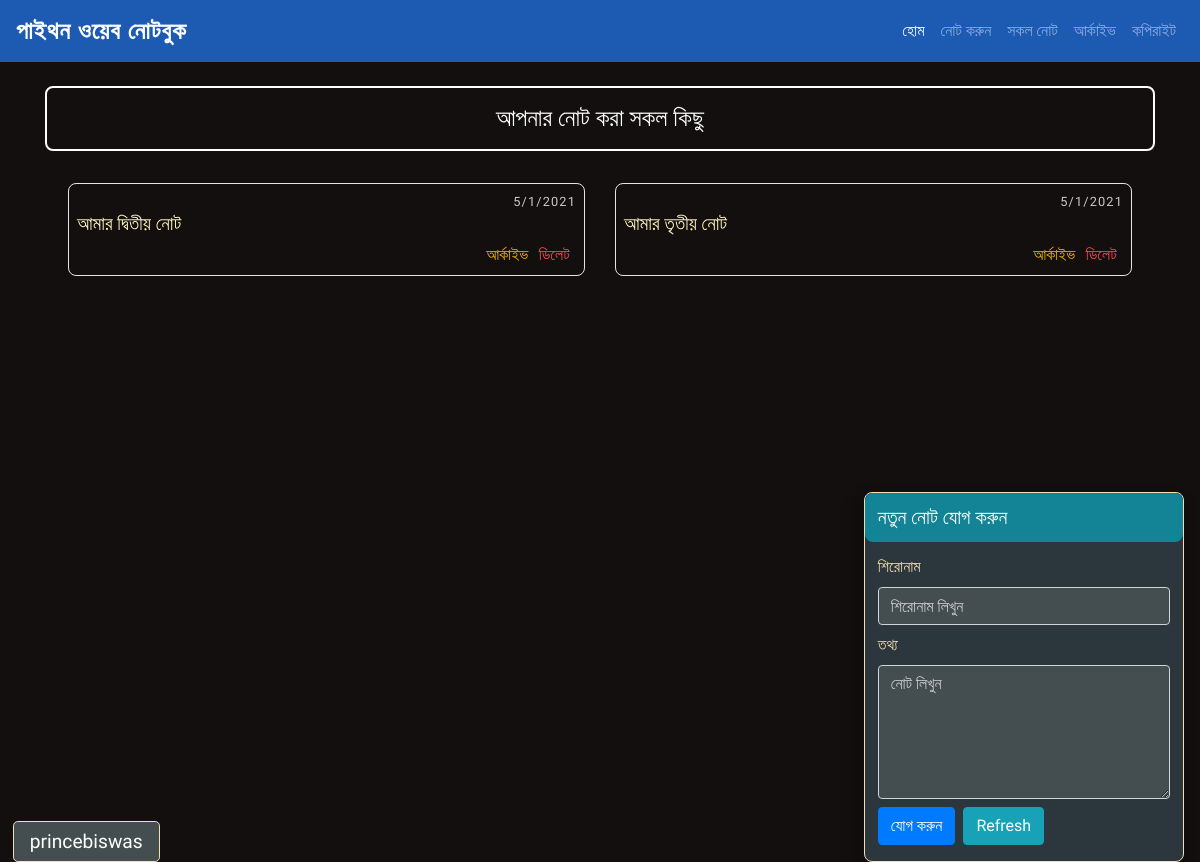
The app's page / (signed in), older data.
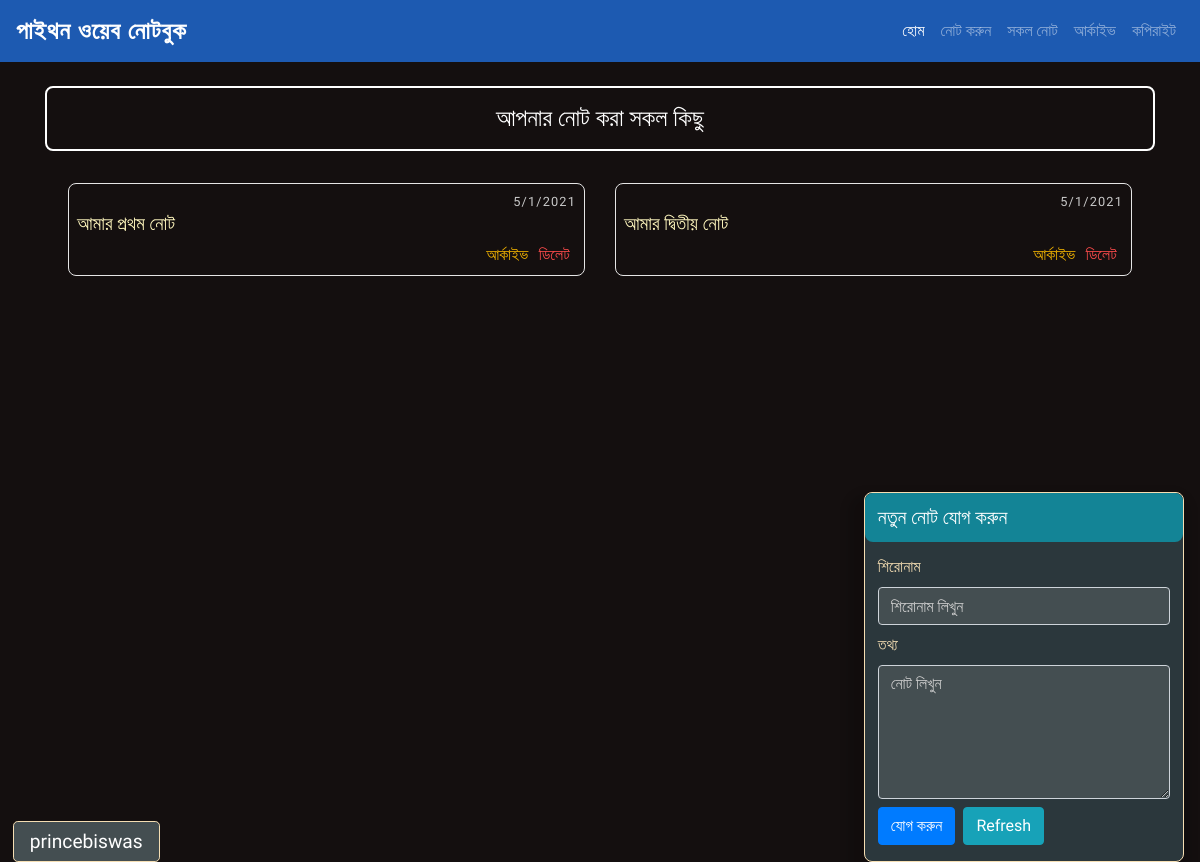
The same page, newer data.
### todoapp/models.py (models this page shows)
class Notes(models.Model):
    user = models.ForeignKey(to=User, on_delete=models.CASCADE)
    title = models.CharField(max_length=254)
    note = models.TextField()
    archive = models.IntegerField(default='0')
    date = models.CharField( max_length=50)

### todoapp/views.py (the view)
# urls.py: path('', views.home, name="home"),
@login_required(login_url='loginpage')
def home(request):
    if request.method == 'POST':
        myform = NoteRegistration(request.POST)
        if myform.is_valid():
            user = request.user
            title = myform.cleaned_data['title']
            note = myform.cleaned_data['note']
            archive = myform.cleaned_data['archive']
            date = myform.cleaned_data['date']
            reg = Notes(user=user, title=title, note=note, archive=archive,date=date)
            reg.save()
            myform = NoteRegistration()
            return HttpResponseRedirect('/')
    else:
        myform = NoteRegistration()
    userdata = request.user
    if request.user.is_authenticated:
        notesdata = Notes.objects.filter(user=userdata)
    count = Notes.objects.filter(user=userdata).count()
    all_work_count = Notes.objects.filter(archive=0,user=userdata).count()
    diction = {'form':myform, 'notesdata':notesdata,  'count':count, 'all_work_count':all_work_count}
    return render(request, 'todoapp/index.html', context=diction)

### todoapp/forms.py (shortened to what this page needs)
class NoteRegistration(forms.ModelForm):
    class Meta:
        model = Notes
        fields = [ 'title', 'note', 'archive', 'date']

### templates/todoapp/index.html (shortened to what this page needs)
{% extends 'todoapp/base.html' %}
{% block homeactive %}
    active
{% endblock homeactive %}
{% load static %}
{% block bodycontent %}
<section>
    <div class="custom-card2">
        <h5 class="text-white exapand_form" >নতুন নোট যোগ করুন</h5>
    </div>
</section>
<section class="myform">
    <div class="custom-card ">
        <h5 class=" text-white fullform"  >নতুন নোট যোগ করুন</h5>
        <div class="">
          <form action="" method="POST">
            <div class="form-group myformpadding">
                <label>শিরোনাম</label>
                <input type="text" class="form-control minimized_form2" name="title" placeholder="শিরোনাম লিখুন">
                <label class="mt-2">তথ্য</label>
                <textarea name="note" id="" cols="10" rows="5" class="form-control minimized_form2" placeholder="নোট লিখুন"></textarea>
                <button class="btn btn-primary mt-2">যোগ করুন</button><span><a href="{% url 'home' %}" class="btn btn-info ml-2 mt-2">Refresh</a></span>
            </div>
          </form>
        </div>
      </div>
</section>
<section class="section1">
    <div class="container section section1"><br>
        <h5 class="text-center headinghome mb-3">আপনার নোট করা সকল কিছু</h5>
        {% if notesdata %}
        <div class="row marginrow">
            {% for notesdata in notesdata %}
                {% if 0 == notesdata.archive %}
                <div class="col-md-6 col-sm-12 ">
                    <div class="all_notes_home">
                        <p class="datetext">{{ notesdata.date }}</p>
                        <h5><a href="{% url 'view_update' notesdata.id %}">{{notesdata.title}}</a></h5>
                        <div class="text-right">
                            <p class="d-inline text-right">
                                <form action="{% url 'archive_data' notesdata.id %}" method="POST" class="d-inline">
                                    <button class="myarchive">আর্কাইভ</button>
                                </form>
                                <span><form action="{% url 'delete_data' notesdata.id %}" method="POST" class="d-inline">{% csrf_token %}
                                    <button class="mydelete">ডিলেট</button>
                                </form></span>
                            </p>
                        </div>
                    </div>
                </div>
                {% endif %}
            {% endfor %}
        </div>
        {% else %}
        <div class="container">
            <h5 class="all_notes_home2">এখানে কোনো তথ্য নেই।</h5>
        </div>
        {% endif %}
    </div>
</section>
{% endblock bodycontent %}

### templates/todoapp/base.html (shortened to what this page needs)
{% load static  %}
<!DOCTYPE html>
<html lang="en">
<head>
    <link rel="stylesheet" href="https://stackpath.bootstrapcdn.com/bootstrap/4.5.2/css/bootstrap.min.css">
    <link rel="stylesheet" href="https://cdnjs.cloudflare.com/ajax/libs/font-awesome/5.14.0/css/all.min.css" />
    <link rel="stylesheet" href="{%  static 'css/important_css.css'  %}">
    <link rel="stylesheet" href="{%  static 'css/style.css'  %}">
</head>
<body>
        <nav class="navbar navbar-expand-md navbar-dark bg-nav">
            <a href="{% url 'home' %}" class="navbar-brand titlelogo">পাইথন ওয়েব নোটবুক</a>
            <div class="collapse navbar-collapse" id="navbarCollapse">
                <div class="navbar-nav ml-auto">
                    <a href="{% url 'home' %}" class="nav-item nav-link
                    {% block homeactive %}
                    {% endblock homeactive %}
                        ">হোম</a>
                    <a href="{% url 'add_note' %}" class="nav-item nav-link
                    {% block add_noteactive %}
                    {% endblock add_noteactive %}
                        "> নোট করুন</a>
                    <a href="{% url 'all' %}" class="nav-item nav-link
                    {% block allactive %}
                    {% endblock allactive %}
                        ">সকল নোট</a>
                    <a href="{% url 'archivepage' %}" class="nav-item nav-link
                    {% block archivepageactive %}
                    {% endblock archivepageactive %}
                         ">আর্কাইভ</a>
                    <a href="{% url 'copyright' %}" class="nav-item nav-link
                    {% block copyrightactive %}
                    {% endblock copyrightactive %}
                        ">কপিরাইট</a>
                </div>
            </div>
        </nav>
    {% block bodycontent %}
    {% endblock bodycontent %}
    <div>
        <div class="authuser authuserst">
            <h5>{{request.user}}</h5>
        </div>
    </div>
</body>
</html>

### static/css/important_css.css (style rules this page uses)
* { margin: 0; padding: 0; }
html { scroll-behavior: smooth; }
:root { --primary-color: #f37121; --roboto: "Roboto", sans-serif; --bggrad: linear-gradient(to bottom, #dd2476, #ff512f); --bggrad2: linear-gradient(to right, #38ef7d, #11998e); }

### static/css/style.css (style rules this page uses)
* { margin: 0; padding: 0; }
p { padding: 0; margin: 0; }
body { padding: 0px; margin: 0px; font-family: 'Hind Siliguri', sans-serif; }
.bg-nav { background:#1D5AB1 !important; }
.titlelogo { font-family: 'Hind Siliguri', sans-serif; font-weight: 700; letter-spacing: 1px; color: white; font-size: 1.5rem; }
.section1 { background: rgb(20, 15, 15); color: white; min-height: 100vh; width: 100%; margin-top: 0px; }
.custom-card { width: 20rem; position: fixed; bottom: 0rem; right: 1rem; cursor: pointer; background: #2b373c; opacity: 1 !important; border: .05rem solid wheat; box-shadow: -5px 12px 9px 11px rgba(0,0,0,.15); border-radius: .5rem; z-index: 1; font-size: 1rem; }
.custom-card2 { width: 18rem; position: fixed; bottom: 1rem; right: 1rem; cursor: pointer; border: .09rem solid #e5e5e5; text-align: center; border-radius: .5rem; padding: .6rem; z-index: 1; background: #2B373C; color: white; }
.visible { display: block; }
.headinghome { margin-top: 2rem; font-size: 1.5rem; width: 100%; margin: 0 auto; border: 2px solid white; border-radius: .5rem; padding: 1rem 0rem; }
.all_notes_home { border: 0.05rem solid #e5e5e5; padding: 0px; margin: 0px; padding: .5rem; margin: 1rem 0rem; border-radius: .5rem; }
.all_notes_home h5 a { color: #fff7be; font-size: 1.2rem; padding: 0px; margin: 0px; }
.mydelete { color: #ff4c4c; margin-right: .4rem; padding: 0rem; background: none; border: 0px; }
.myarchive { color: #f3b400; margin-right: .4rem; padding: 0rem; background: none; border: 0px; }
.all_notes_home p { text-align: right; }
.marginrow { margin: 0rem .5rem; }
.fullform { margin: 0px; padding: 0px; background: #138496; padding: 0.8rem; border-radius: .5rem; }
.myformpadding { padding: 0rem 0.8rem; color: wheat; padding-top: 0.8rem; }
.exapand_form { padding: 0; margin: 0; }
.datetext { font-size: .8rem; color: #c9c9c9; padding: 0px; margin: 0px; letter-spacing: .07rem; }
.minimized_form2 { background-color: #444e51 !important; color: white; cursor: pointer; }
.minimized_form2::placeholder { color: rgb(207, 207, 207); }
.authuserst { position: fixed; bottom: 0rem; color: white; left: .8rem; padding: 0; margin: 0; background: #444e51; border: 0.02rem solid wheat; border-radius: .3rem; cursor: pointer; }
.authuserst h5 { margin: 0px; padding: 0.5rem 1rem; font-size: 1.2rem; }

Row changes from the older to the newer data that the page shows:
no longer on this page (row edited): Notes: date "5/1/2021", title "আমার তৃতীয় নোট"
now on this page (row edited): Notes: date "5/1/2021", title "আমার প্রথম নোট"
